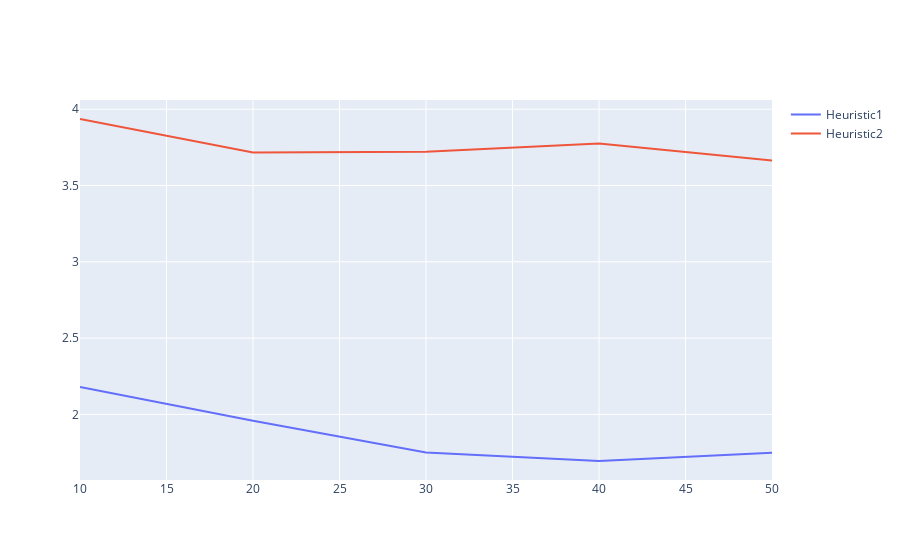

Write notebook code for a chart like this one.
### Code cell
f = [10, 20, 30, 40, 50]

trace0 = go.Scatter(
    x = f,
    y = errorsH1,
    mode = 'lines',
    name = 'Heuristic1'
)

trace1 = go.Scatter(
    x = f,
    y = errorsH2,
    mode = 'lines',
    name = 'Heuristic2'
)

data = [trace0, trace1]

iplot(data)

### Figure 1 — Plotly figure (JSON) as saved in the notebook; plotly's stock layout.template omitted (floating-point values rounded to 4 significant figures)
{"data": [{"mode": "lines", "name": "Heuristic1", "type": "scatter", "x": [10, 20, 30, 40, 50], "y": [2.18, 1.958, 1.75, 1.695, 1.749]}, {"mode": "lines", "name": "Heuristic2", "type": "scatter", "x": [10, 20, 30, 40, 50], "y": [3.936, 3.716, 3.721, 3.776, 3.664]}], "layout": {}}
